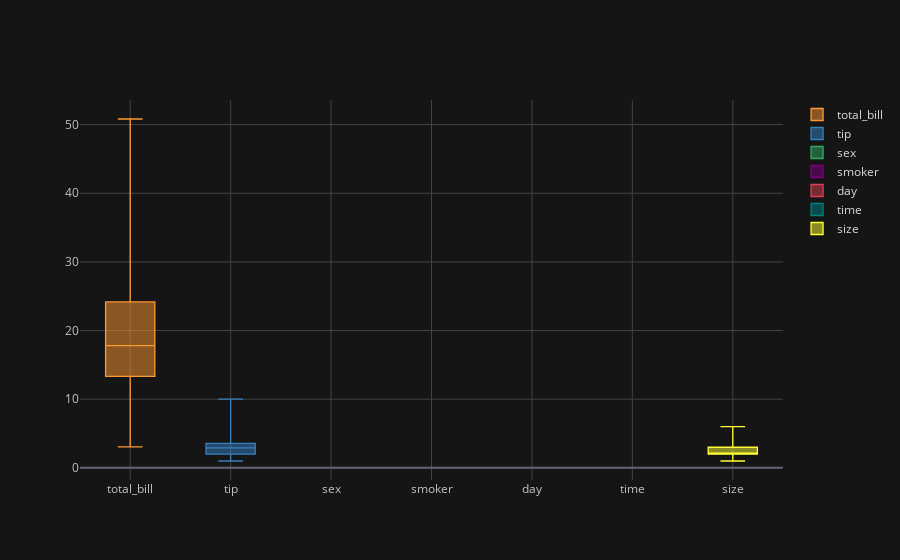

The notebook cell this image was saved under:
### Code cell
tips.iplot(kind='box',x='day',y='total_bill')

### Figure 1 — Plotly figure (JSON) as saved in the notebook; plotly's stock layout.template omitted (floating-point values rounded to 4 significant figures; data arrays with more than 128 entries replaced by an {"elided": "..."} marker saying what was removed)
{"data": [{"boxpoints": false, "line": {"width": 1.3}, "marker": {"color": "rgba(255, 153, 51, 1.0)"}, "name": "total_bill", "orientation": "v", "type": "box", "y": {"elided": "244 float values"}}, {"boxpoints": false, "line": {"width": 1.3}, "marker": {"color": "rgba(55, 128, 191, 1.0)"}, "name": "tip", "orientation": "v", "type": "box", "y": {"elided": "244 float values"}}, {"boxpoints": false, "line": {"width": 1.3}, "marker": {"color": "rgba(50, 171, 96, 1.0)"}, "name": "sex", "orientation": "v", "type": "box", "y": {"elided": "244 str values"}}, {"boxpoints": false, "line": {"width": 1.3}, "marker": {"color": "rgba(128, 0, 128, 1.0)"}, "name": "smoker", "orientation": "v", "type": "box", "y": {"elided": "244 str values"}}, {"boxpoints": false, "line": {"width": 1.3}, "marker": {"color": "rgba(219, 64, 82, 1.0)"}, "name": "day", "orientation": "v", "type": "box", "y": {"elided": "244 str values"}}, {"boxpoints": false, "line": {"width": 1.3}, "marker": {"color": "rgba(0, 128, 128, 1.0)"}, "name": "time", "orientation": "v", "type": "box", "y": {"elided": "244 str values"}}, {"boxpoints": false, "line": {"width": 1.3}, "marker": {"color": "rgba(255, 255, 51, 1.0)"}, "name": "size", "orientation": "v", "type": "box", "y": {"elided": "244 int values"}}], "layout": {"legend": {"bgcolor": "#151516", "font": {"color": "#D9D9D9"}}, "paper_bgcolor": "#151516", "plot_bgcolor": "#151516", "title": {"font": {"color": "#D9D9D9"}}, "xaxis": {"gridcolor": "#434343", "showgrid": true, "tickfont": {"color": "#C2C2C2"}, "title": {"font": {"color": "#D9D9D9"}, "text": ""}, "zerolinecolor": "#666570"}, "yaxis": {"gridcolor": "#434343", "showgrid": true, "tickfont": {"color": "#C2C2C2"}, "title": {"font": {"color": "#D9D9D9"}, "text": ""}, "zerolinecolor": "#666570"}}}
